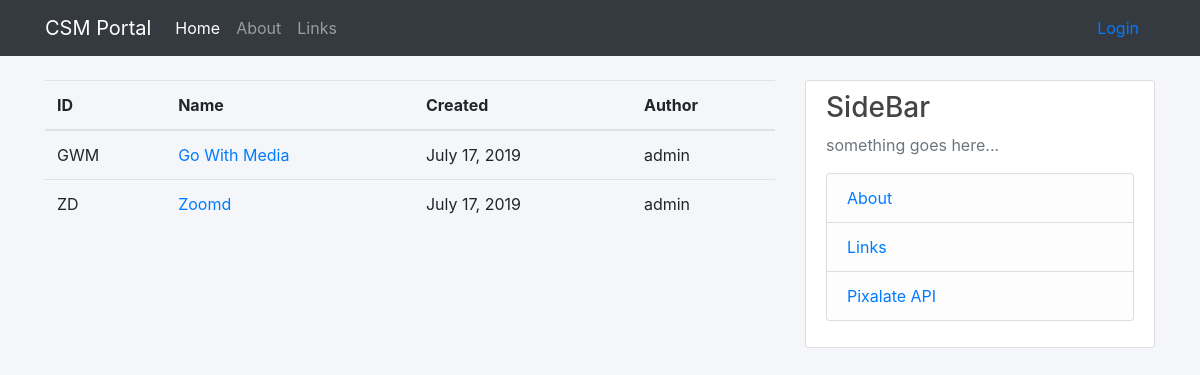
Before: / with the older database file.
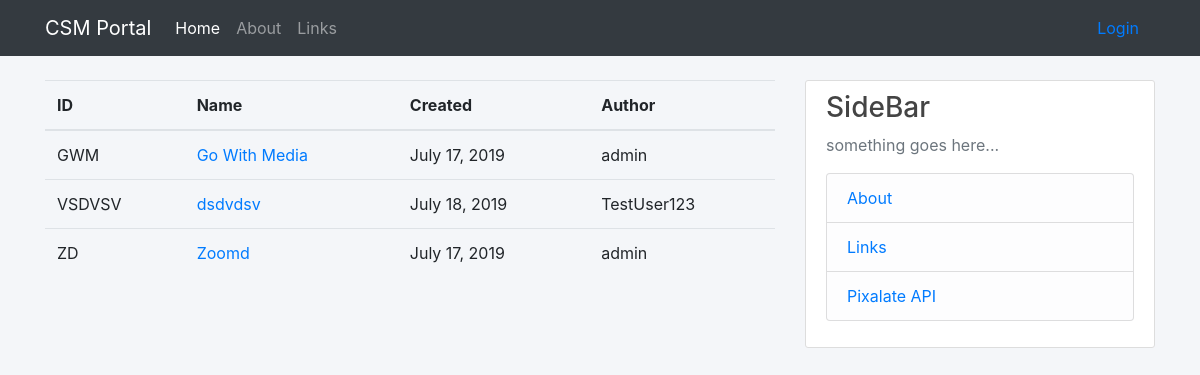
After: the same page with the newer database file.
### clients/models.py (models this page shows, shortened)
class Post(models.Model):
    client_name = models.CharField(max_length=100)
    client_ID = models.CharField(max_length=100)
    client_password = models.CharField(max_length=100)
    client_FTP = models.CharField(max_length=100)
    client_API_login = models.CharField(max_length=100)
    client_API_password = models.CharField(max_length=100)
    date_posted = models.DateTimeField(default=timezone.now)
    author = models.ForeignKey(User, on_delete=models.CASCADE)

### clients/views.py (the view)
# urls.py: path('', PostListView.as_view(), name="clients-home"),
class PostListView(ListView):
    model = Post
    template_name = 'clients/home.html'  # <app>/<model>_<viewtype>.html
    context_object_name = 'posts'
    ordering = ['client_ID']

### clients/templates/clients/home.html
{% extends 'clients/base.html' %}
{% block content %}
    <table class="table">
        <thead>
            <tr>
                <th scope="col" class="text-uppercase">id</th>
                <th scope="col" class="text-capitalize">name</th>
                <th scope="col" class="text-capitalize">created</th>
                <th scope="col" class="text-capitalize">author</th>
            </tr>
        </thead>
        <tbody>
            {% for post in posts %}
            <tr>
                <td class="text-uppercase">{{ post.client_ID }}</td>
                <td><a href="{% url 'post-detail' post.id %}">{{ post.client_name }}</a></td>
                <td>{{ post.date_posted|date:'F d, Y' }}</td>
                <td>{{ post.author }}</td>
            </tr>
            {% endfor %}
        </tbody>
    </table>
{% endblock content %}

### clients/templates/clients/base.html (shortened to what this page needs)
{% load static %}
<!doctype html>
<html lang="en">
<head>
    <link rel="stylesheet" href="https://stackpath.bootstrapcdn.com/bootstrap/4.3.1/css/bootstrap.min.css"
>
    <link rel="stylesheet" type="text/css" href="{% static 'clients/main.css' %}">
</head>
<body>
    <nav class="navbar navbar-expand-lg navbar-dark bg-dark mb-4">
        <div class="container">
            <a class="navbar-brand" href="{% url 'clients-home' %}">CSM Portal</a>
            <div class="collapse navbar-collapse" id="navbarSupportedContent">
                <div class="navbar-nav mr-auto">
                    <a class="nav-item nav-link active" href="{% url 'clients-home' %}">Home</a>
                    <a class="nav-item nav-link" href="{% url 'clients-about' %}">About</a>
                    <a class="nav-item nav-link" href="{% url 'clients-links' %}">Links</a>
                </div>
                <form class="form-inline my-2 my-lg-0">
                    {% if user.is_authenticated %}
                        <a class="nav-item nav-link" href="{% url 'post-create' %}">New Entry</a>
                        <a class="nav-item nav-link" href="{% url 'profile' %}">Profile</a>
                        <a class="nav-item nav-link" href="{% url 'logout' %}">Logout</a>
                    {% else %}
                        <a class="nav-item nav-link" href="{% url 'login' %}">Login</a>
                    {% endif %}
                </form>
            </div>
        </div>
    </nav>
    <main role='main' class="container">
        <div class="row">
            <div class="col-md-8">
                {% block content %}{% endblock %}
            </div>
            <div class="col-md-4">
                <div class="content-section">
                    <h3>SideBar</h3>
                    <p class="text-muted">something goes here...
                        <ul class="list-group">
                            <li class="list-group-item list-group-item-light">
                                <a class="" href="{% url 'clients-about' %}">About</a>
                            </li>
                            <li class="list-group-item list-group-item-light">
                                <a class="" href="{% url 'clients-links' %}">Links</a>
                            </li>
                            <li class="list-group-item list-group-item-light">
                                <a class="" href="https://developer.pixalate.com/?version=latest">Pixalate API</a>
                            </li>
                        </ul>
                    </p>
                </div>
            </div>
        </div>
    </main>
</body>
</html>

### clients/static/clients/main.css (style rules this page uses)
body { background: #F4F6F9; color: #333333; }
h1, h2, h3, h4, h5, h6 { color: #444444; }
ul { margin: 0; }
.content-section { background: #ffffff; padding: 10px 20px; border: 1px solid #dddddd; border-radius: 3px; margin-bottom: 20px; }

Changed rows visible on the page:
added Post: client_ID "VSDVSV", client_name "dsdvdsv", date_posted "July 18, 2019", author "TestUser123"
